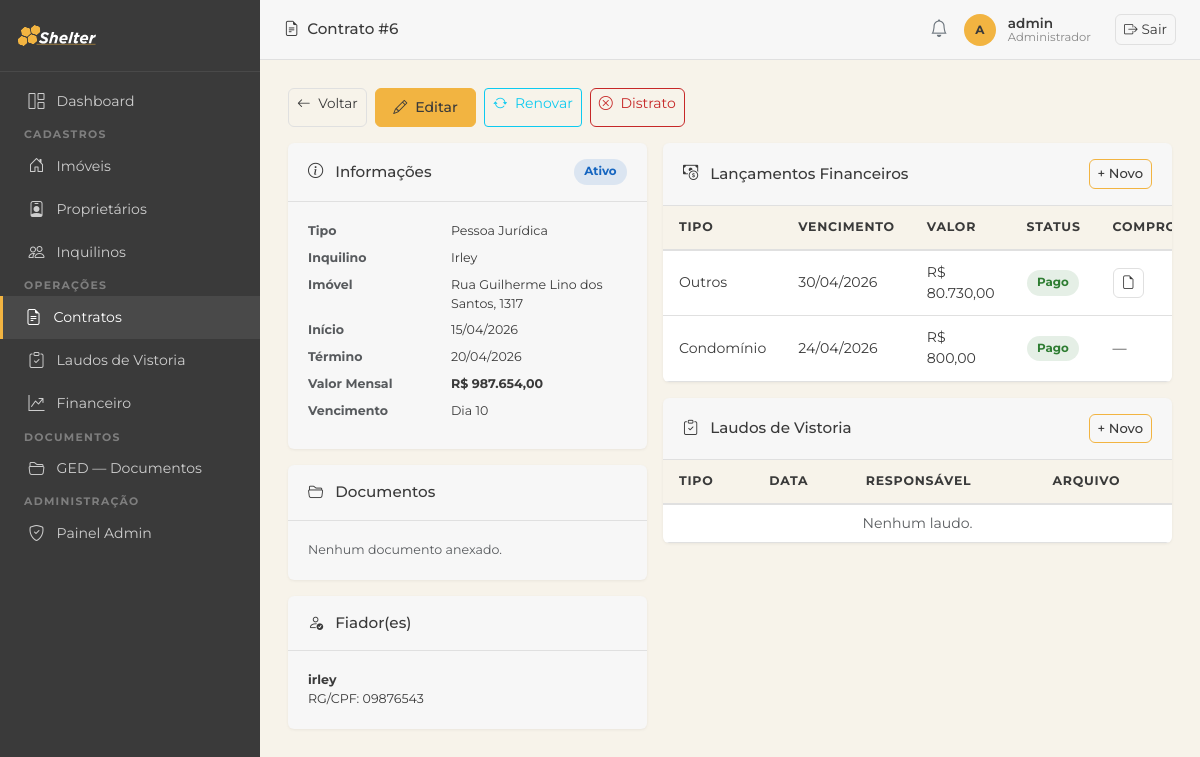
/contratos/6/ (signed in), run on an earlier commit of the app's database.
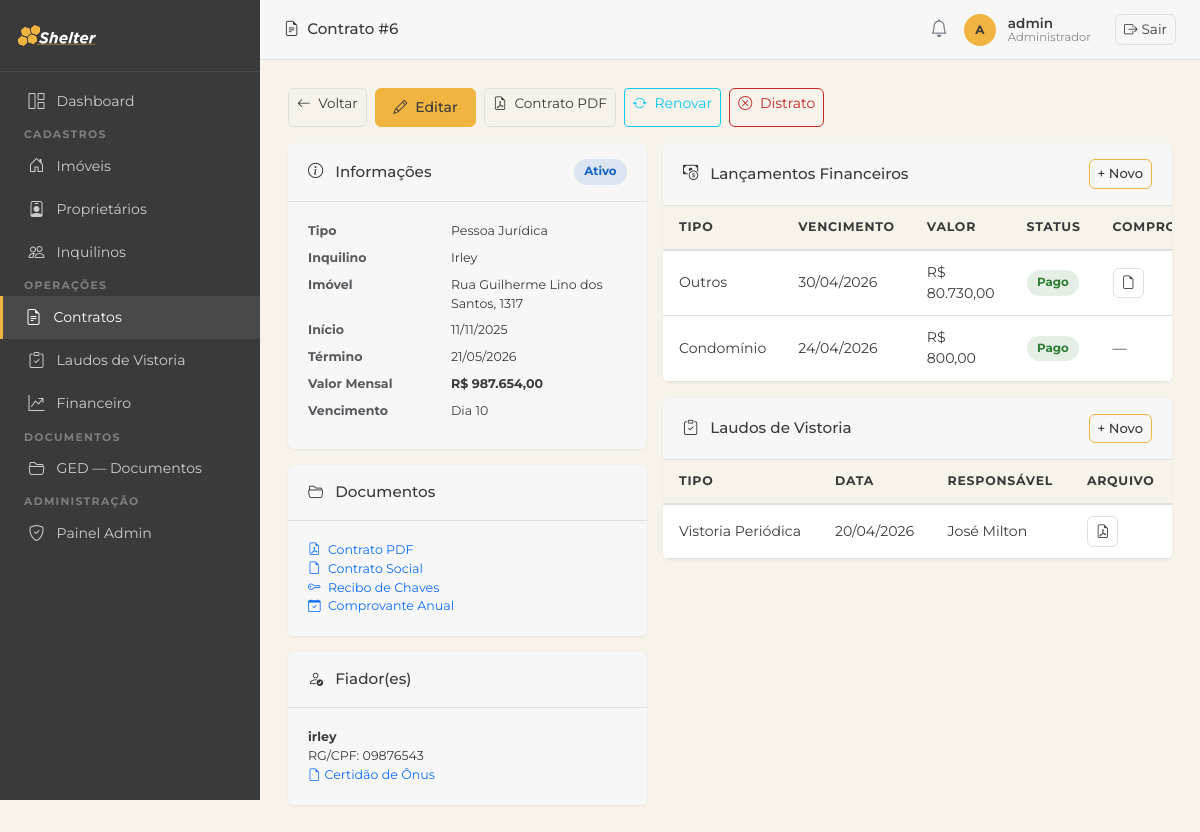
And on a later commit of the database.
### imoveis/models.py (models this page shows, shortened)
class Contrato(models.Model):
    STATUS_CHOICES = [
        ('ativo', 'Ativo'),
        ('encerrado', 'Encerrado'),
        ('rescindido', 'Rescindido'),
    ]
    TIPO_CONTRATO_CHOICES = [
        ('PF', 'Pessoa Física'),
        ('PJ', 'Pessoa Jurídica'),
    ]
    imovel = models.ForeignKey(Imovel, on_delete=models.PROTECT, related_name='contratos')
    inquilino = models.ForeignKey(Inquilino, on_delete=models.PROTECT, related_name='contratos')
    tipo_contrato = models.CharField(max_length=2, choices=TIPO_CONTRATO_CHOICES, default='PF',
                                     verbose_name='Tipo de Contrato')
    status = models.CharField(max_length=20, choices=STATUS_CHOICES, default='ativo')
    data_inicio = models.DateField(verbose_name='Data de Início')
    data_fim = models.DateField(verbose_name='Data de Término')
    valor_mensal = models.DecimalField(max_digits=10, decimal_places=2, verbose_name='Valor Mensal')
    dia_vencimento = models.PositiveSmallIntegerField(default=10, verbose_name='Dia de Vencimento')
    arquivo = models.FileField(upload_to='contratos/', blank=True, null=True, verbose_name='Arquivo do Contrato')
    comprovante_renda = models.FileField(upload_to='comprovantes_renda/', blank=True, null=True,
                                         verbose_name='Comprovante de Renda (PF)')
    contrato_social = models.FileField(upload_to='contratos_sociais/', blank=True, null=True,
                                       verbose_name='Contrato Social (PJ)')
    recibo_chaves = models.FileField(upload_to='contratos/recibo_chaves/', blank=True, null=True,
                                     verbose_name='Recibo de Entrega de Chaves')
    comprovante_anual = models.FileField(upload_to='contratos/comprovante_anual/', blank=True, null=True,
                                         verbose_name='Comprovante Anual de Pagamento')
    observacoes = models.TextField(blank=True, verbose_name='Observações')
    criado_em = models.DateTimeField(auto_now_add=True)
    class Meta:
        verbose_name = 'Contrato'
        verbose_name_plural = 'Contratos'
        ordering = ['-data_inicio']

class Fiador(models.Model):
    contrato = models.ForeignKey(Contrato, on_delete=models.CASCADE, related_name='fiadores')
    nome = models.CharField(max_length=200)
    qualificacao = models.CharField(max_length=300, blank=True, verbose_name='Qualificação')
    rg_cpf = models.CharField(max_length=20, verbose_name='RG/CPF')
    certidao_onus = models.FileField(upload_to='certidoes/', blank=True, null=True,
                                     verbose_name='Certidão de Ônus')
    garantia = models.CharField(max_length=200, blank=True, verbose_name='Garantia')
    class Meta:
        verbose_name = 'Fiador'
        verbose_name_plural = 'Fiadores'

class Lancamento(models.Model):
    TIPO_CHOICES = [
        ('aluguel', 'Aluguel'),
        ('condominio', 'Condomínio'),
        ('iptu', 'IPTU'),
        ('manutencao', 'Manutenção'),
        ('multa', 'Multa'),
        ('outros', 'Outros'),
    ]
    STATUS_CHOICES = [
        ('pago', 'Pago'),
        ('pendente', 'Pendente'),
        ('atrasado', 'Atrasado'),
    ]
    contrato = models.ForeignKey(Contrato, on_delete=models.CASCADE, related_name='lancamentos')
    tipo = models.CharField(max_length=20, choices=TIPO_CHOICES)
    status = models.CharField(max_length=20, choices=STATUS_CHOICES, default='pendente')
    valor = models.DecimalField(max_digits=10, decimal_places=2)
    data_vencimento = models.DateField(verbose_name='Data de Vencimento')
    data_pagamento = models.DateField(null=True, blank=True, verbose_name='Data de Pagamento')
    comprovante = models.FileField(upload_to='comprovantes/', blank=True, null=True)
    observacoes = models.TextField(blank=True, verbose_name='Observações')
    criado_em = models.DateTimeField(auto_now_add=True)
    class Meta:
        verbose_name = 'Lançamento'
        verbose_name_plural = 'Lançamentos'
        ordering = ['-data_vencimento']

class Inquilino(models.Model):
    nome = models.CharField(max_length=200)
    cpf = models.CharField(max_length=14, unique=True, verbose_name='CPF')
    cnpj = models.CharField(max_length=18, blank=True, verbose_name='CNPJ')
    email = models.EmailField(blank=True)
    telefone = models.CharField(max_length=20, blank=True)
    rg = models.CharField(max_length=20, blank=True, verbose_name='RG')
    qualificacao = models.CharField(max_length=300, blank=True, verbose_name='Qualificação',
                                    help_text='Estado civil, profissão, nacionalidade')
    profissao = models.CharField(max_length=100, blank=True, verbose_name='Profissão')
    renda_mensal = models.DecimalField(max_digits=10, decimal_places=2, null=True, blank=True)
    criado_em = models.DateTimeField(auto_now_add=True)
    class Meta:
        verbose_name = 'Inquilino'
        verbose_name_plural = 'Inquilinos'
        ordering = ['nome']

class Imovel(models.Model):
    TIPO_CHOICES = [
        ('apartamento', 'Apartamento'),
        ('casa', 'Casa'),
        ('comercial', 'Comercial'),
        ('terreno', 'Terreno'),
        ('galpao', 'Galpão'),
    ]
    STATUS_CHOICES = [
        ('ocupado', 'Ocupado'),
        ('vago', 'Vago'),
        ('manutencao', 'Em Manutenção'),
    ]
    CATEGORIA_CHOICES = [
        ('urbano', 'Urbano'),
        ('rural', 'Rural'),
    ]
    proprietario = models.ForeignKey(Proprietario, on_delete=models.PROTECT, related_name='imoveis')
    tipo = models.CharField(max_length=20, choices=TIPO_CHOICES)
    status = models.CharField(max_length=20, choices=STATUS_CHOICES, default='vago')
    categoria = models.CharField(max_length=10, choices=CATEGORIA_CHOICES, default='urbano', verbose_name='Categoria')
    endereco = models.CharField(max_length=300)
    bairro = models.CharField(max_length=100, blank=True)
    cidade = models.CharField(max_length=100, default='')
    valor_aluguel = models.DecimalField(max_digits=10, decimal_places=2)
    area_m2 = models.DecimalField(max_digits=8, decimal_places=2, null=True, blank=True, verbose_name='Área (m²)')
    descricao = models.TextField(blank=True)
    matricula = models.CharField(max_length=100, blank=True, verbose_name='Matrícula')
    data_aquisicao = models.DateField(null=True, blank=True, verbose_name='Data de Aquisição')
    valor_aquisicao = models.DecimalField(max_digits=14, decimal_places=2, null=True, blank=True, verbose_name='Valor de Aquisição')
    cadastro_prefeitura = models.CharField(max_length=100, blank=True, verbose_name='Cadastro Prefeitura')
    planta_projeto = models.FileField(upload_to='plantas/', blank=True, null=True, verbose_name='Planta/Projeto')
    nirf = models.CharField(max_length=50, blank=True, verbose_name='NIRF')
    incra = models.CharField(max_length=50, blank=True, verbose_name='INCRA')
    car = models.CharField(max_length=100, blank=True, verbose_name='CAR')
    criado_em = models.DateTimeField(auto_now_add=True)
    class Meta:
        verbose_name = 'Imóvel'
        verbose_name_plural = 'Imóveis'
        ordering = ['endereco']

class LaudoVistoria(models.Model):
    TIPO_CHOICES = [
        ('entrada', 'Vistoria de Entrada'),
        ('saida', 'Vistoria de Saída'),
        ('periodica', 'Vistoria Periódica'),
    ]
    imovel = models.ForeignKey(Imovel, on_delete=models.CASCADE, related_name='laudos')
    contrato = models.ForeignKey(Contrato, on_delete=models.SET_NULL, null=True, blank=True, related_name='laudos')
    tipo = models.CharField(max_length=20, choices=TIPO_CHOICES)
    data = models.DateField()
    responsavel = models.CharField(max_length=200, verbose_name='Responsável pela Vistoria')
    observacoes = models.TextField(blank=True, verbose_name='Observações')
    arquivo = models.FileField(upload_to='laudos/', blank=True, null=True, verbose_name='Laudo em PDF')
    criado_em = models.DateTimeField(auto_now_add=True)
    class Meta:
        verbose_name = 'Laudo de Vistoria'
        verbose_name_plural = 'Laudos de Vistoria'
        ordering = ['-data']

### imoveis/views.py (the view)
# urls.py: path('contratos/<int:pk>/', views.contrato_detail, name='contrato_detail'),
@login_required
def contrato_detail(request, pk):
    contrato = get_object_or_404(Contrato.objects.select_related('imovel', 'inquilino'), pk=pk)
    lancamentos = contrato.lancamentos.order_by('-data_vencimento')
    laudos = contrato.laudos.order_by('-data')
    fiadores = contrato.fiadores.all()
    try:
        renovacao = contrato.renovacao
    except RenovacaoContrato.DoesNotExist:
        renovacao = None
    try:
        distrato = contrato.distrato
    except Distrato.DoesNotExist:
        distrato = None
    return render(request, 'contratos/contrato_detail.html', {
        'contrato': contrato,
        'lancamentos': lancamentos,
        'laudos': laudos,
        'fiadores': fiadores,
        'renovacao': renovacao,
        'distrato': distrato,
    })

### imoveis/templatetags/imoveis_tags.py (called while the page is built)
@register.filter
def brl(value):
    try:
        value = float(value)
    except (TypeError, ValueError):
        return value
    formatted = f"{value:,.2f}"          # 1,500.00  (locale inglês)
    formatted = formatted.replace(",", "X").replace(".", ",").replace("X", ".")
    return formatted

### templates/contratos/contrato_detail.html (shortened to what the changed rows need)
{% extends 'base.html' %}
{% load imoveis_tags %}
{% block page_title %}<i class="bi bi-file-earmark-text me-2"></i>Contrato #{{ contrato.pk }}{% endblock %}
{% block content %}
<div class="mb-3 d-flex gap-2 flex-wrap">
  <a href="{% url 'contrato_list' %}" class="btn btn-outline-secondary btn-sm"><i class="bi bi-arrow-left me-1"></i> Voltar</a>
  <a href="{% url 'contrato_edit' contrato.pk %}" class="btn btn-primary btn-sm"><i class="bi bi-pencil me-1"></i> Editar</a>
  {% if contrato.arquivo %}
  <a href="{{ contrato.arquivo.url }}" target="_blank" class="btn btn-outline-secondary btn-sm"><i class="bi bi-file-earmark-pdf me-1"></i> Contrato PDF</a>
  {% endif %}
  {% if contrato.status == 'ativo' %}
  {% if not renovacao %}
  <a href="{% url 'renovacao_create' contrato.pk %}" class="btn btn-outline-info btn-sm"><i class="bi bi-arrow-repeat me-1"></i> Renovar</a>
  {% endif %}
  {% if not distrato %}
  <a href="{% url 'distrato_create' contrato.pk %}" class="btn btn-outline-danger btn-sm"><i class="bi bi-x-circle me-1"></i> Distrato</a>
  {% endif %}
  {% endif %}
</div>
<div class="row g-3">
  <div class="col-md-5">
    <div class="section-card mb-3">
      <div class="section-card-header">
        <i class="bi bi-info-circle me-1"></i> Informações
        <span class="ms-auto status-badge badge-{{ contrato.status }}">{{ contrato.get_status_display }}</span>
      </div>
      <div class="section-card-body">
        <dl class="row mb-0 small">
          <dt class="col-5 text-muted">Tipo</dt><dd class="col-7">{{ contrato.get_tipo_contrato_display }}</dd>
          <dt class="col-5 text-muted">Inquilino</dt><dd class="col-7">{{ contrato.inquilino.nome }}</dd>
          <dt class="col-5 text-muted">Imóvel</dt><dd class="col-7">{{ contrato.imovel.endereco }}</dd>
          <dt class="col-5 text-muted">Início</dt><dd class="col-7">{{ contrato.data_inicio|date:"d/m/Y" }}</dd>
          <dt class="col-5 text-muted">Término</dt><dd class="col-7">{{ contrato.data_fim|date:"d/m/Y" }}</dd>
          <dt class="col-5 text-muted">Valor Mensal</dt><dd class="col-7"><strong>R$ {{ contrato.valor_mensal|brl }}</strong></dd>
          <dt class="col-5 text-muted">Vencimento</dt><dd class="col-7">Dia {{ contrato.dia_vencimento }}</dd>
        </dl>
      </div>
    </div>
    <div class="section-card mb-3">
      <div class="section-card-body">
        <ul class="list-unstyled small mb-0">
          {% if contrato.arquivo %}<li><a href="{{ contrato.arquivo.url }}" target="_blank"><i class="bi bi-file-earmark-pdf me-1"></i> Contrato PDF</a></li>{% endif %}
          {% if contrato.contrato_social %}<li><a href="{{ contrato.contrato_social.url }}" target="_blank"><i class="bi bi-file-earmark me-1"></i> Contrato Social</a></li>{% endif %}
          {% if contrato.recibo_chaves %}<li><a href="{{ contrato.recibo_chaves.url }}" target="_blank"><i class="bi bi-key me-1"></i> Recibo de Chaves</a></li>{% endif %}
          {% if contrato.comprovante_anual %}<li><a href="{{ contrato.comprovante_anual.url }}" target="_blank"><i class="bi bi-calendar-check me-1"></i> Comprovante Anual</a></li>{% endif %}
          {% if not contrato.arquivo and not contrato.comprovante_renda and not contrato.contrato_social and not contrato.recibo_chaves and not contrato.comprovante_anual %}
          <li class="text-muted">Nenhum documento anexado.</li>
          {% endif %}
        </ul>
      </div>
    </div>
    {% if fiadores %}
    <div class="section-card mb-3">
      <div class="section-card-body">
        {% for f in fiadores %}
        <div class="small {% if not forloop.last %}border-bottom pb-2 mb-2{% endif %}">
          <strong>{{ f.nome }}</strong>{% if f.qualificacao %} — {{ f.qualificacao }}{% endif %}<br>
          RG/CPF: {{ f.rg_cpf }}
          {% if f.certidao_onus %}<br><a href="{{ f.certidao_onus.url }}" target="_blank"><i class="bi bi-file-earmark me-1"></i>Certidão de Ônus</a>{% endif %}
        </div>
        {% endfor %}
      </div>
    </div>
    {% endif %}
  </div>
  <div class="col-md-7">
    <div class="section-card mb-3">
      <div class="table-responsive">
        <table class="table mb-0 small">
          <thead>
            <tr><th>Tipo</th><th>Vencimento</th><th>Valor</th><th>Status</th><th>Comprovante</th></tr>
          </thead>
          <tbody>
            {% for l in lancamentos %}
            <tr>
              <td>{{ l.get_tipo_display }}</td>
              <td>{{ l.data_vencimento|date:"d/m/Y" }}</td>
              <td>R$ {{ l.valor|brl }}</td>
              <td><span class="status-badge badge-{{ l.status }}">{{ l.get_status_display }}</span></td>
              <td>{% if l.comprovante %}<a href="{{ l.comprovante.url }}" target="_blank" class="btn btn-sm btn-outline-secondary"><i class="bi bi-file-earmark"></i></a>{% else %}—{% endif %}</td>
            </tr>
            {% empty %}
            <tr><td colspan="5" class="text-center text-muted py-2">Nenhum lançamento.</td></tr>
            {% endfor %}
          </tbody>
        </table>
      </div>
    </div>
    <div class="section-card">
      <div class="table-responsive">
        <table class="table mb-0 small">
          <thead>
            <tr><th>Tipo</th><th>Data</th><th>Responsável</th><th>Arquivo</th></tr>
          </thead>
          <tbody>
            {% for l in laudos %}
            <tr>
              <td>{{ l.get_tipo_display }}</td>
              <td>{{ l.data|date:"d/m/Y" }}</td>
              <td>{{ l.responsavel }}</td>
              <td>{% if l.arquivo %}<a href="{{ l.arquivo.url }}" target="_blank" class="btn btn-sm btn-outline-secondary"><i class="bi bi-file-earmark-pdf"></i></a>{% else %}—{% endif %}</td>
            </tr>
            {% empty %}
            <tr><td colspan="4" class="text-center text-muted py-2">Nenhum laudo.</td></tr>
            {% endfor %}
          </tbody>
        </table>
      </div>
    </div>
  </div>
</div>
{% endblock %}

What changed in the data, as far as the page shows it:
changed Contrato "Pessoa Jurídica": arquivo empty → "contratos/irf.pdf" (drawn); data_inicio "15/04/2026" → "11/11/2025"; data_fim "20/04/2026" → "21/05/2026"
changed Fiador "irley": now shows "Certidão de Ônus"
added LaudoVistoria: tipo "Vistoria Periódica", data "20/04/2026", responsavel "José Milton"
Also different on the page:
text no longer shown: "Nenhum documento anexado. Nenhum laudo."
text now shown: "Contrato PDF Contrato PDF Contrato Social Recibo de Chaves Comprovante Anual"
